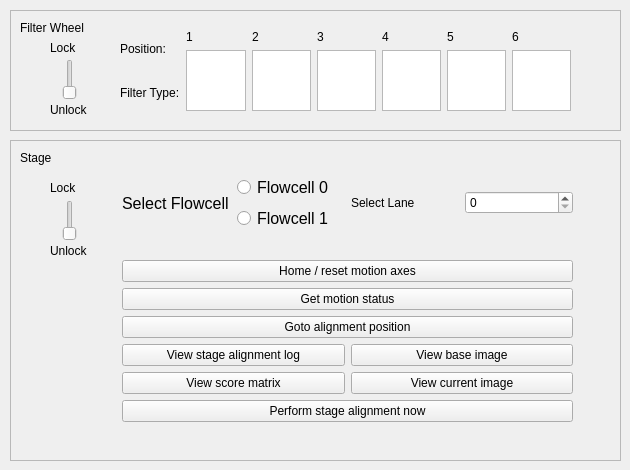
    <widget class="QWidget" name="tab_10">
     <attribute name="title">
      <string>Maintenence</string>
     </attribute>
     <widget class="QFrame" name="frame_34">
      <property name="geometry">
       <rect>
        <x>10</x>
        <y>140</y>
        <width>611</width>
        <height>321</height>
       </rect>
      </property>
      <property name="frameShape">
       <enum>QFrame::StyledPanel</enum>
      </property>
      <property name="frameShadow">
       <enum>QFrame::Raised</enum>
      </property>
      <widget class="QLabel" name="label_99">
       <property name="geometry">
        <rect>
         <x>40</x>
         <y>40</y>
         <width>41</width>
         <height>16</height>
        </rect>
       </property>
       <property name="text">
        <string>Lock</string>
       </property>
      </widget>
      <widget class="QLabel" name="label_100">
       <property name="geometry">
        <rect>
         <x>40</x>
         <y>100</y>
         <width>51</width>
         <height>21</height>
        </rect>
       </property>
       <property name="text">
        <string>Unlock</string>
       </property>
      </widget>
      <widget class="QSlider" name="stageSwitch_4">
       <property name="geometry">
        <rect>
         <x>50</x>
         <y>60</y>
         <width>20</width>
         <height>41</height>
        </rect>
       </property>
       <property name="maximum">
        <number>1</number>
       </property>
       <property name="orientation">
        <enum>Qt::Vertical</enum>
       </property>
      </widget>
      <widget class="QLabel" name="label_107">
       <property name="geometry">
        <rect>
         <x>10</x>
         <y>10</y>
         <width>41</width>
         <height>16</height>
        </rect>
       </property>
       <property name="text">
        <string>Stage</string>
       </property>
      </widget>
      <widget class="QWidget" name="">
       <property name="geometry">
        <rect>
         <x>112</x>
         <y>12</y>
         <width>451</width>
         <height>294</height>
        </rect>
       </property>
       <layout class="QVBoxLayout" name="verticalLayout_2">
        <item>
         <layout class="QHBoxLayout" name="horizontalLayout">
          <item>
           <layout class="QHBoxLayout" name="horizontalLayout_17">
            <item>
             <widget class="QLabel" name="SelectFlowcelllabel_6">
              <property name="font">
               <font>
                <pointsize>12</pointsize>
               </font>
              </property>
              <property name="text">
               <string>Select Flowcell</string>
              </property>
             </widget>
            </item>
            <item>
             <layout class="QVBoxLayout" name="verticalLayout_21">
              <item>
               <widget class="QRadioButton" name="stagealign_fc0_3">
                <property name="font">
                 <font>
                  <pointsize>12</pointsize>
                 </font>
                </property>
                <property name="text">
                 <string>Flowcell 0</string>
                </property>
               </widget>
              </item>
              <item>
               <widget class="QRadioButton" name="stagealign_fc1_3">
                <property name="font">
                 <font>
                  <pointsize>12</pointsize>
                 </font>
                </property>
                <property name="text">
                 <string>Flowcell 1</string>
                </property>
               </widget>
              </item>
             </layout>
            </item>
           </layout>
          </item>
          <item>
           <layout class="QHBoxLayout" name="horizontalLayout_6">
            <item>
             <widget class="QLabel" name="Selectlanelabel_3">
              <property name="text">
               <string>Select Lane</string>
              </property>
             </widget>
            </item>
            <item>
             <widget class="QSpinBox" name="stagealign_lane_3">
              <property name="maximum">
               <number>7</number>
              </property>
             </widget>
            </item>
           </layout>
          </item>
         </layout>
        </item>
        <item>
         <layout class="QVBoxLayout" name="verticalLayout">
          <item>
           <widget class="QPushButton" name="utilsHomeButton_5">
            <property name="text">
             <string>Home / reset motion axes</string>
            </property>
           </widget>
          </item>
          <item>
           <widget class="QPushButton" name="utilsStatusButton_5">
            <property name="text">
             <string>Get motion status</string>
            </property>
           </widget>
          </item>
          <item>
           <widget class="QPushButton" name="stagealign_gotoposition_3">
            <property name="text">
             <string>Goto alignment position</string>
            </property>
           </widget>
          </item>
          <item>
           <layout class="QGridLayout" name="gridLayout">
            <item row="0" column="0">
             <widget class="QPushButton" name="stagealign_viewlog_3">
              <property name="text">
               <string>View stage alignment log</string>
              </property>
             </widget>
            </item>
            <item row="0" column="1">
             <widget class="QPushButton" name="stagealign_viewbase_3">
              <property name="text">
               <string>View base image</string>
              </property>
             </widget>
            </item>
            <item row="1" column="0">
             <widget class="QPushButton" name="stagealign_viewscore_3">
              <property name="text">
               <string>View score matrix</string>
              </property>
             </widget>
            </item>
            <item row="1" column="1">
             <widget class="QPushButton" name="stagealign_viewcurrent_3">
              <property name="text">
               <string>View current image</string>
              </property>
             </widget>
            </item>
           </layout>
          </item>
          <item>
           <widget class="QPushButton" name="stagealign_dostagealign_3">
            <property name="text">
             <string>Perform stage alignment now</string>
            </property>
           </widget>
          </item>
         </layout>
        </item>
       </layout>
      </widget>
     </widget>
     <widget class="QFrame" name="frame_11">
      <property name="geometry">
       <rect>
        <x>10</x>
        <y>10</y>
        <width>611</width>
        <height>121</height>
       </rect>
      </property>
      <property name="frameShape">
       <enum>QFrame::StyledPanel</enum>
      </property>
      <property name="frameShadow">
       <enum>QFrame::Raised</enum>
      </property>
      <widget class="QLabel" name="label_97">
       <property name="geometry">
        <rect>
         <x>10</x>
         <y>10</y>
         <width>81</width>
         <height>16</height>
        </rect>
       </property>
       <property name="text">
        <string>Filter Wheel</string>
       </property>
      </widget>
      <widget class="QLabel" name="label_105">
       <property name="geometry">
        <rect>
         <x>40</x>
         <y>89</y>
         <width>67</width>
         <height>21</height>
        </rect>
       </property>
       <property name="text">
        <string>Unlock</string>
       </property>
      </widget>
      <widget class="QSlider" name="filterSwitch_4">
       <property name="geometry">
        <rect>
         <x>50</x>
         <y>49</y>
         <width>20</width>
         <height>41</height>
        </rect>
       </property>
       <property name="maximum">
        <number>1</number>
       </property>
       <property name="orientation">
        <enum>Qt::Vertical</enum>
       </property>
      </widget>
      <widget class="QLabel" name="label_104">
       <property name="geometry">
        <rect>
         <x>40</x>
         <y>30</y>
         <width>41</width>
         <height>16</height>
        </rect>
       </property>
       <property name="text">
        <string>Lock</string>
       </property>
      </widget>
      <widget class="QWidget" name="layoutWidget_20">
       <property name="geometry">
        <rect>
         <x>110</x>
         <y>20</y>
         <width>451</width>
         <height>81</height>
        </rect>
       </property>
       <layout class="QHBoxLayout" name="horizontalLayout_5">
        <item>
         <layout class="QVBoxLayout" name="verticalLayout_38">
          <item>
           <widget class="QLabel" name="label_89">
            <property name="text">
             <string>Position:</string>
            </property>
           </widget>
          </item>
          <item>
           <widget class="QLabel" name="label_90">
            <property name="text">
             <string>Filter Type:</string>
            </property>
           </widget>
          </item>
         </layout>
        </item>
        <item>
         <layout class="QGridLayout" name="gridLayout_39">
          <item row="0" column="0">
           <widget class="QLabel" name="label_91">
            <property name="text">
             <string>1</string>
            </property>
           </widget>
          </item>
          <item row="0" column="1">
           <widget class="QLabel" name="label_92">
            <property name="text">
             <string>2</string>
            </property>
           </widget>
          </item>
          <item row="0" column="2">
           <widget class="QLabel" name="label_93">
            <property name="text">
             <string>3</string>
            </property>
           </widget>
          </item>
          <item row="0" column="3">
           <widget class="QLabel" name="label_94">
            <property name="text">
             <string>4</string>
            </property>
           </widget>
          </item>
          <item row="0" column="4">
           <widget class="QLabel" name="label_95">
            <property name="text">
             <string>5</string>
            </property>
           </widget>
          </item>
          <item row="0" column="5">
           <widget class="QLabel" name="label_96">
            <property name="text">
             <string>6</string>
            </property>
           </widget>
          </item>
          <item row="1" column="0">
           <widget class="QGraphicsView" name="graphicsView_13"/>
          </item>
          <item row="1" column="1">
           <widget class="QGraphicsView" name="graphicsView_14"/>
          </item>
          <item row="1" column="2">
           <widget class="QGraphicsView" name="graphicsView_15"/>
          </item>
          <item row="1" column="3">
           <widget class="QGraphicsView" name="graphicsView_16"/>
          </item>
          <item row="1" column="4">
           <widget class="QGraphicsView" name="graphicsView_17"/>
          </item>
          <item row="1" column="5">
           <widget class="QGraphicsView" name="graphicsView_18"/>
          </item>
         </layout>
        </item>
       </layout>
      </widget>
     </widget>
    </widget>
